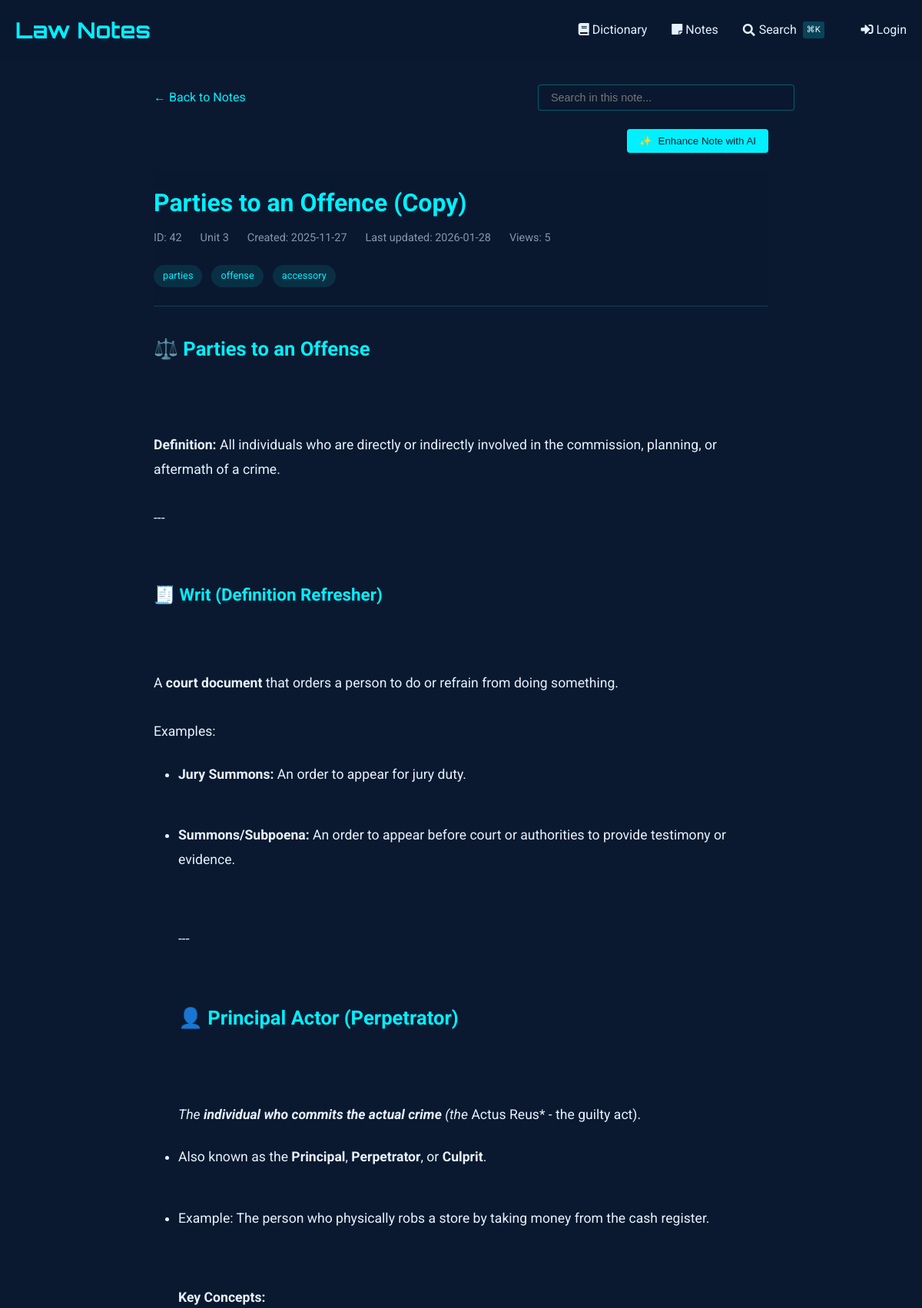
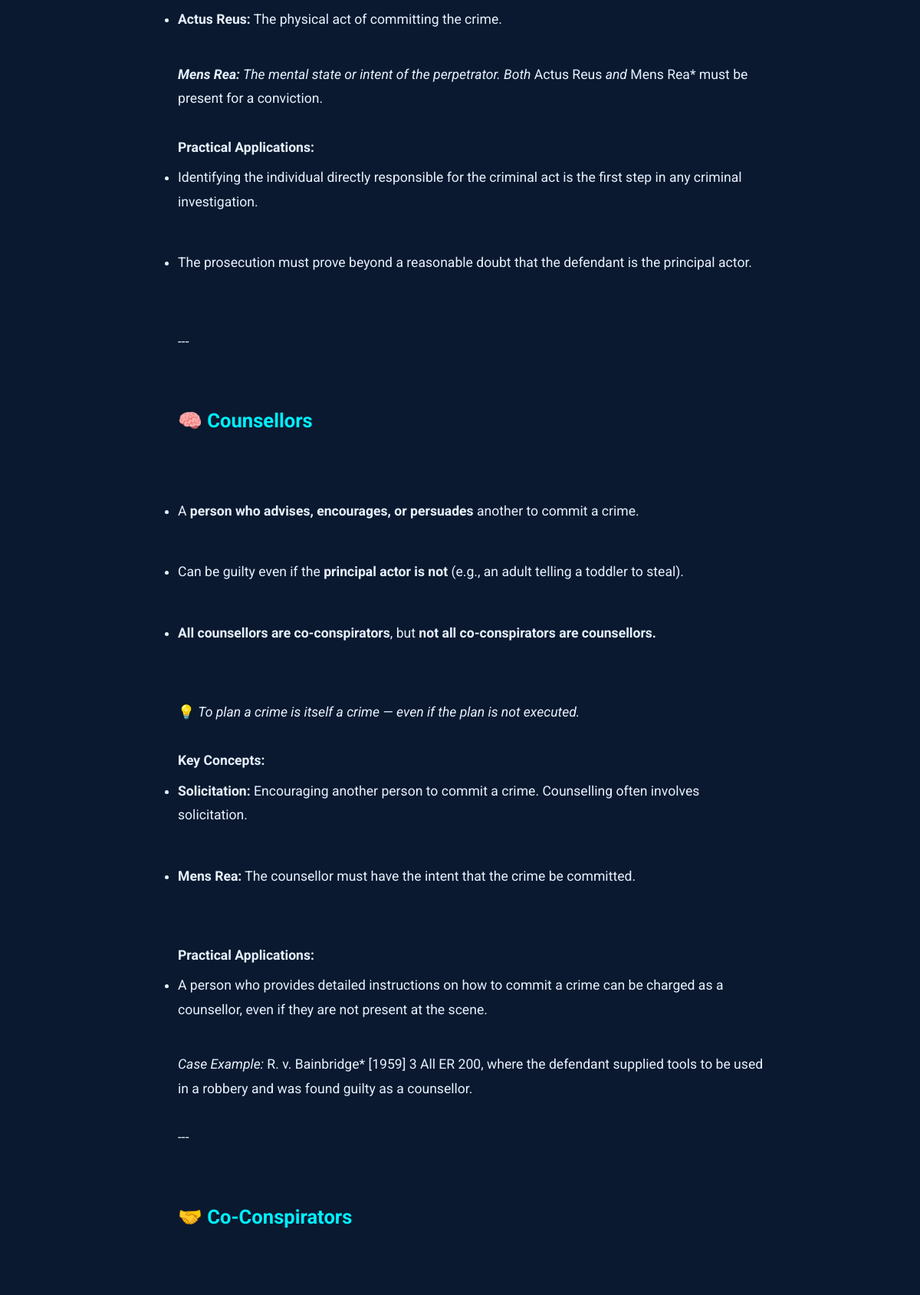
Page /notes/view/42 (upper part) on the committed database (2 pictures, top to bottom).
### tables this page shows
CREATE TABLE notes (
    id INTEGER PRIMARY KEY AUTOINCREMENT,
    title TEXT NOT NULL,                -- short title for the note
    content TEXT NOT NULL,              -- the full note text
    unit_number INTEGER,                -- optional: to group with course units
    tags TEXT,                          -- comma-separated or JSON for filtering/search
    related_entries TEXT,               -- store glossary ids (e.g., "1,4,5") for cross-linking
    created_at TIMESTAMP DEFAULT CURRENT_TIMESTAMP,
    last_updated TIMESTAMP DEFAULT CURRENT_TIMESTAMP,
    views INTEGER DEFAULT 0,            -- track popularity
    is_favorite BOOLEAN DEFAULT 0,      -- quick flag for starred notes
    comments TEXT                       -- optional: your own thoughts or annotations
, has_worksheet BOOLEAN DEFAULT 0);

### notes_routes.py (the view, shortened to what this page needs)
@notes_bp.route('/view/<int:note_id>')
def view_note(note_id):
    db = SQL("sqlite:///notes.db")
    note = db.execute("""
        SELECT *,
               strftime('%Y-%m-%d', created_at) as created_date,
               strftime('%Y-%m-%d', last_updated) as last_updated
        FROM notes
        WHERE id = :id
    """, id=note_id)
    if not note:
        abort(404)
    note = note[0]
    db.execute("""
        UPDATE notes
        SET views = COALESCE(views, 0) + 1
        WHERE id = :id
    """, id=note_id)
    content = note['content']
    content = re.sub(r'^# (.*?)$', r'<h1>\1</h1>', content, flags=re.MULTILINE)
    content = re.sub(r'^## (.*?)$', r'<h2>\1</h2>', content, flags=re.MULTILINE)
    content = re.sub(r'^### (.*?)$', r'<h3>\1</h3>', content, flags=re.MULTILINE)
    content = re.sub(r'\*\*(.*?)\*\*', r'<strong>\1</strong>', content)
    content = re.sub(r'\*(.*?)\*', r'<em>\1</em>', content)
    content = re.sub(r'^\s*[-*] (.*?)$', r'<li>\1</li>', content, flags=re.MULTILINE)
    content = re.sub(r'(<li>.*</li>)', r'<ul>\1</ul>', content, flags=re.DOTALL)
    content = re.sub(r'^> (.*?)$', r'<blockquote>\1</blockquote>', content, flags=re.MULTILINE)
    content = content.replace('\n', '<br>')
    content = re.sub(
        r'<aside>\s*💡\s*(.*?)\s*</aside>',
        r'<div class="callout"><div class="callout-emoji">💡</div><div class="callout-content">\1</div></div>',
        content,
        flags=re.DOTALL
    )
    sections = re.split(r'(<h[1-3]>.*?</h[1-3]>)', content)
    processed_sections = []
    for i, section in enumerate(sections):
        if section.startswith('<h'):
            processed_sections.append(section)
        elif section.strip():
            if not any(tag in section for tag in ['<p>', '<ul>', '<ol>', '<blockquote>', '<div class="callout">']):
                section = f'<p>{section}</p>'
            processed_sections.append(section)
    processed_content = '\n'.join(processed_sections)
    related_entries = []
    worksheet_images = []
    if note.get('has_worksheet'):
        worksheet_images = get_worksheet_images(note_id)
    return render_template('notes/view.html',
                         note=note,
                         content=processed_content,
                         related_entries=related_entries,
                         worksheet_images=worksheet_images)

### sql.py (called while the page is built, shortened)
def _enable_logging(f):
    import logging
    import functools
    import os
    @functools.wraps(f)
    def decorator(*args, **kwargs):
        try:
            import flask
        except ModuleNotFoundError:
            return f(*args, **kwargs)
        disabled = logging.getLogger("cs50").disabled
        if flask.current_app and os.getenv("FLASK_ENV") == "development":
            logging.getLogger("cs50").disabled = False
        try:
            return f(*args, **kwargs)
        finally:
            logging.getLogger("cs50").disabled = disabled
    return decorator

def _parse_placeholder(token):
    import re
    import sqlparse
    if (
        not isinstance(token, sqlparse.sql.Token)
        or token.ttype != sqlparse.tokens.Name.Placeholder
    ):
        raise TypeError()
    if token.value == "?":
        return "qmark", None
    matches = re.search(r"^:([1-9]\d*)$", token.value)
    if matches:
        return "numeric", int(matches.group(1)) - 1
    matches = re.search(r"^:([a-zA-Z]\w*)$", token.value)
    if matches:
        return "named", matches.group(1)

    def __del__(self):
        self._disconnect()

    def _disconnect(self):
        if hasattr(_data, self._name()):
            getattr(_data, self._name()).close()
            delattr(_data, self._name())

    def _name(self):
        return str(hash(self))

        def connect(dbapi_connection, connection_record):
            try:
                if isinstance(
                    dbapi_connection, sqlite3.Connection
                ):  # If back end is sqlite
                    cursor = dbapi_connection.cursor()
                    cursor.execute("PRAGMA foreign_keys=ON")
                    cursor.close()
            except:
                pass

### templates/notes/view.html (shortened to what this page needs)
{% extends "notes/base.html" %}
{% block content %}
<div class="container" style="max-width: 800px; margin: 0 auto;">
    <div style="margin-bottom: 1.5rem; display: flex; justify-content: space-between; align-items: center; flex-wrap: wrap; gap: 1rem;">
        <a href="{{ url_for('notes.index') }}" style="color: var(--primary); text-decoration: none; display: inline-flex; align-items: center;">
            ← Back to Notes
        </a>
        <div class="search-container" style="position: relative; max-width: 300px; width: 100%;">
            <input type="text" id="noteSearch" placeholder="Search in this note..."
                   style="width: 100%; padding: 0.5rem 1rem; background: rgba(10, 25, 47, 0.7);
                          border: 1px solid rgba(0, 240, 255, 0.3); border-radius: 4px;
                          color: #e6f1ff; font-size: 0.9rem;">
        </div>
    </div>
    <div id="enhanceControls" style="margin-bottom: 1.5rem; display: flex; justify-content: flex-end; gap: 1rem;">
        <button id="enhanceNoteBtn" class="btn btn-primary" style="background: var(--primary); color: #0a192f; border: none; padding: 0.5rem 1rem; border-radius: 4px; cursor: pointer; font-weight: 500; display: flex; align-items: center; gap: 0.5rem;">
            <span id="enhanceIcon">✨</span> Enhance Note with AI
        </button>
    </div>
    <article class="note">
        <header class="note-header">
            <h1 class="note-title">
                {{ note.title }}
            </h1>
            <div class="note-meta">
                <span>ID: {{ note.id }}</span>
                {% if note.unit_number %}
                <span>Unit {{ note.unit_number }}</span>
                {% endif %}
                <span>Created: {{ note.created_date }}</span>
                <span>Last updated: {{ note.last_updated }}</span>
                <span>Views: {{ note.views or 0 }}</span>
            </div>
            {% if note.tags %}
            <div class="note-tags" style="margin-top: 1rem;">
                {% for tag in note.tags.split(',') %}
                    <span class="tag">{{ tag.strip() }}</span>
                {% endfor %}
            </div>
            {% endif %}
        </header>
        <div class="note-content">
            {{ content|safe }}
        </div>
    </article>
</div>
{% endblock %}

### templates/dictionary/base.html (style rules this page uses)
:root { --primary: #00f0ff; --bg-dark: #0a192f; --text: #e6f1ff; --success: #2ecc71; --error: #e74c3c; }
body { font-family: 'Roboto', sans-serif; background-color: var(--bg-dark); color: var(--text); line-height: 1.6; margin: 0; padding: 0; }
.container { max-width: 1200px; margin: 0 auto; padding: 0 20px; }
header { background: rgba(10, 25, 47, 0.9); padding: 1rem 0; }
.btn { display: inline-block; padding: 0.6rem 1.5rem; background: var(--primary); color: #000; border: none; border-radius: 4px; cursor: pointer; text-decoration: none; font-weight: 500; transition: all 0.3s; }

### templates/notes/view.html (style rules this page uses)
.note-header { margin-bottom: 2rem; padding-bottom: 1rem; border-bottom: 1px solid rgba(0, 240, 255, 0.2); }
.note-title { color: var(--primary); margin: 0 0 0.5rem 0; font-size: 2rem; font-weight: 700; }
.note-meta { display: flex; gap: 1.5rem; color: #8892b0; font-size: 0.9rem; margin-bottom: 1.5rem; }
.note-content { font-size: 1.1rem; line-height: 1.8; color: #e6f1ff; }
.note-content h1, .note-content h2, .note-content h3, .note-content h4, .note-content h5, .note-content h6 { color: var(--primary); margin-top: 2rem; margin-bottom: 1rem; }
.note-content h2 { font-size: 1.6rem; }
.note-content h3 { font-size: 1.4rem; }
.note-content p { margin: 1.5rem 0; }
.note-content ul, .note-content ol { margin: 1.5rem 0; padding-left: 2rem; }
.note-content li { margin: 0.5rem 0; }
.tag { display: inline-block; background: rgba(0, 240, 255, 0.1); color: var(--primary); padding: 0.25rem 0.75rem; border-radius: 20px; font-size: 0.8rem; margin-right: 0.5rem; margin-bottom: 0.5rem; }

### rows in the picture
notes: title "Parties to an Offence (Copy)", id "42", unit_number "3", views "5"

### other values in the picture
{{ note.created_date }} "2025-11-27"
{{ note.last_updated }} "2026-01-28"
{{ tag.strip() }} "parties" "offense" "accessory"
